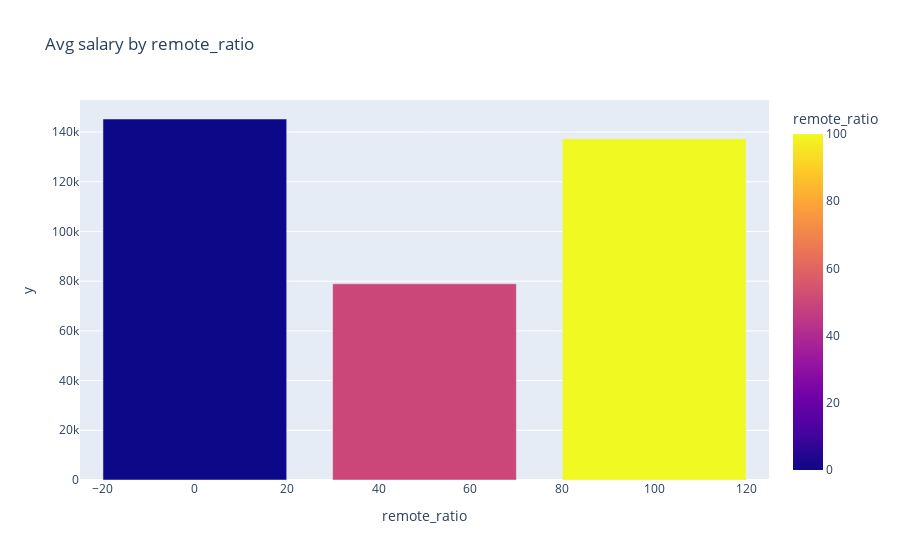

This figure's notebook cell:
### Code cell
group_df = data.groupby('remote_ratio')[target].mean()
fig = px.bar(group_df, x=group_df.index, y=group_df.values, 
             color=group_df.index, title='Avg salary by remote_ratio')
fig.show()

### Figure 1 — Plotly figure (JSON) as saved in the notebook; plotly's stock layout.template omitted (floating-point values rounded to 4 significant figures)
{"data": [{"alignmentgroup": "True", "hovertemplate": "remote_ratio=%{marker.color}<br>y=%{y}<extra></extra>", "legendgroup": "", "marker": {"color": [0, 50, 100], "coloraxis": "coloraxis", "pattern": {"shape": ""}}, "name": "", "offsetgroup": "", "orientation": "v", "showlegend": false, "textposition": "auto", "type": "bar", "x": [0, 50, 100], "xaxis": "x", "y": [145200.0, 78940.0, 137300.0], "yaxis": "y"}], "layout": {"barmode": "relative", "coloraxis": {"colorbar": {"title": {"text": "remote_ratio"}}, "colorscale": [[0, "#0d0887"], [0.1111, "#46039f"], [0.2222, "#7201a8"], [0.3333, "#9c179e"], [0.4444, "#bd3786"], [0.5556, "#d8576b"], [0.6667, "#ed7953"], [0.7778, "#fb9f3a"], [0.8889, "#fdca26"], [1, "#f0f921"]]}, "legend": {"tracegroupgap": 0}, "title": {"text": "Avg salary by remote_ratio"}, "xaxis": {"anchor": "y", "domain": [0, 1], "title": {"text": "remote_ratio"}}, "yaxis": {"anchor": "x", "domain": [0, 1], "title": {"text": "y"}}}}
